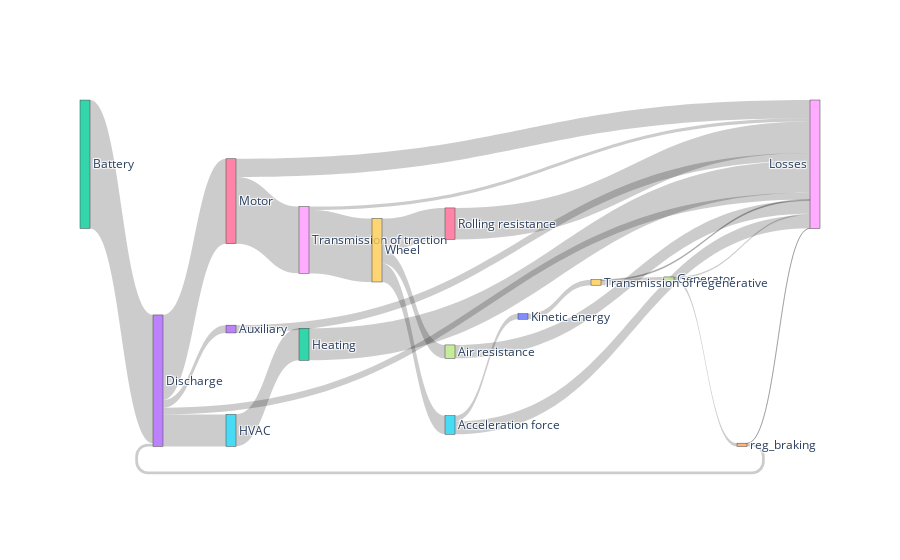

The notebook cell this image was saved under:
### Code cell
fig_consumption

### Figure 1 — Plotly figure (JSON) as saved in the notebook; plotly's stock layout.template omitted (floating-point values rounded to 4 significant figures)
{"data": [{"link": {"source": [0, 1, 2, 3, 3, 3, 3, 4, 4, 5, 5, 6, 6, 8, 8, 9, 9, 9, 9, 16, 17, 14, 14, 15, 15, 10, 19, 19, 7, 7, 11, 12, 13], "target": [5, 14, 3, 18, 5, 13, 6, 3, 18, 11, 12, 8, 18, 9, 18, 16, 17, 14, 15, 18, 18, 10, 18, 10, 18, 19, 7, 18, 4, 18, 18, 18, 18], "value": [0, 0, 38.93, 2.035, 9.708, 2.353, 25.76, 0.8368, 0.08809, 0, 9.708, 20.25, 5.508, 19.24, 1.013, 9.542, 4.061, 0, 5.636, 9.542, 4.061, 0, 0, 1.685, 3.951, 1.685, 1.392, 0.2934, 0.9787, 0.4129, 0, 9.708, 2.353]}, "node": {"label": ["Heat source", "Potential energy", "Battery", "Discharge", "reg_braking", "HVAC", "Motor", "Generator", "Transmission of traction", "Wheel", "Kinetic energy", "Cooling", "Heating", "Auxiliary", "Gravity force", "Acceleration force", "Rolling resistance", "Air resistance", "Losses", "Transmission of regenerative"], "pad": 50, "thickness": 10}, "type": "sankey"}], "layout": {}}
